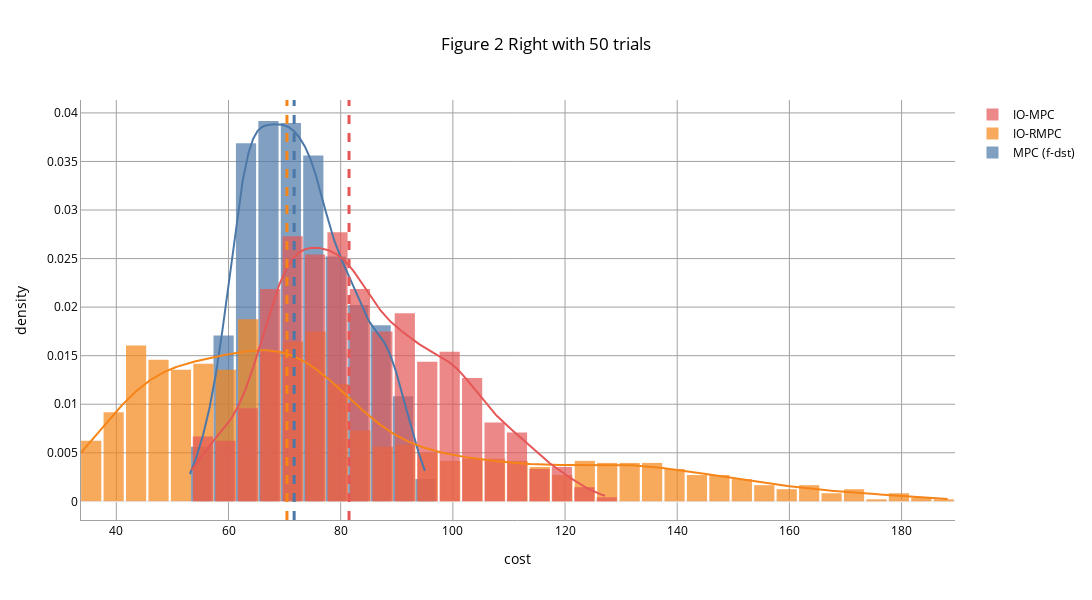

Notebook code cell kept with this figure:
### Markdown cell above
- Experiment in Figure 2 Right

Optimal IO-RMPC

### Code cell
opt_rho, opt_costs = min(list(io_rmpc_costs.items()), key=lambda item: np.percentile(item[1], 50))

fig = make_figure({
        "MPC (f-dst)": mpc_fdst_costs,
        "IO-RMPC": io_rmpc_dst_costs,
        "IO-MPC": io_mpc_dst_costs
    },
    title=f"Figure 2 Right with {len(io_rmpc_dst_trajectories)} trials"
)
fig
fig.update_layout(width=1200, height=600)

### Figure 1 — Plotly figure (JSON) as saved in the notebook; plotly's stock layout.template omitted (floating-point values rounded to 4 significant figures; data arrays with more than 128 entries replaced by an {"elided": "..."} marker saying what was removed)
{"data": [{"autobinx": false, "histnorm": "probability density", "legendgroup": "MPC (f-dst)", "marker": {"color": "#4C78A8"}, "name": "MPC (f-dst)", "opacity": 0.7, "type": "histogram", "x": {"elided": "1200 float values"}, "xaxis": "x", "xbins": {"end": 95.1, "size": 4, "start": 53.12}, "yaxis": "y"}, {"autobinx": false, "histnorm": "probability density", "legendgroup": "IO-RMPC", "marker": {"color": "#F58518"}, "name": "IO-RMPC", "opacity": 0.7, "type": "histogram", "x": {"elided": "1200 float values"}, "xaxis": "x", "xbins": {"end": 188.5, "size": 4, "start": 33.52}, "yaxis": "y"}, {"autobinx": false, "histnorm": "probability density", "legendgroup": "IO-MPC", "marker": {"color": "#E45756"}, "name": "IO-MPC", "opacity": 0.7, "type": "histogram", "x": {"elided": "1200 float values"}, "xaxis": "x", "xbins": {"end": 127.3, "size": 4, "start": 53.43}, "yaxis": "y"}, {"legendgroup": "MPC (f-dst)", "marker": {"color": "#4C78A8"}, "mode": "lines", "name": "MPC (f-dst)", "showlegend": false, "type": "scatter", "x": {"elided": "500 float values"}, "xaxis": "x", "y": {"elided": "500 float values"}, "yaxis": "y"}, {"legendgroup": "IO-RMPC", "marker": {"color": "#F58518"}, "mode": "lines", "name": "IO-RMPC", "showlegend": false, "type": "scatter", "x": {"elided": "500 float values"}, "xaxis": "x", "y": {"elided": "500 float values"}, "yaxis": "y"}, {"legendgroup": "IO-MPC", "marker": {"color": "#E45756"}, "mode": "lines", "name": "IO-MPC", "showlegend": false, "type": "scatter", "x": {"elided": "500 float values"}, "xaxis": "x", "y": {"elided": "500 float values"}, "yaxis": "y"}], "layout": {"bargap": 0.1, "barmode": "overlay", "font": {"color": "Black", "size": 12}, "height": 600, "hovermode": "closest", "legend": {"traceorder": "reversed"}, "shapes": [{"line": {"color": "#4C78A8", "dash": "dash", "width": 3}, "type": "line", "x0": 71.7, "x1": 71.7, "xref": "x", "y0": 0, "y1": 1, "yref": "y domain"}, {"line": {"color": "#F58518", "dash": "dash", "width": 3}, "type": "line", "x0": 70.42, "x1": 70.42, "xref": "x", "y0": 0, "y1": 1, "yref": "y domain"}, {"line": {"color": "#E45756", "dash": "dash", "width": 3}, "type": "line", "x0": 81.49, "x1": 81.49, "xref": "x", "y0": 0, "y1": 1, "yref": "y domain"}], "title": {"text": "Figure 2 Right with 50 trials", "x": 0.5}, "width": 1200, "xaxis": {"anchor": "y2", "domain": [0, 1], "gridcolor": "#a2a2a2", "linecolor": "#a2a2a2", "linewidth": 1, "showgrid": true, "showline": true, "title": {"text": "cost"}, "zeroline": false}, "yaxis": {"anchor": "free", "domain": [0, 1], "gridcolor": "#a2a2a2", "linecolor": "#a2a2a2", "linewidth": 1, "position": 0, "showgrid": true, "showline": true, "title": {"text": "density"}}}}
